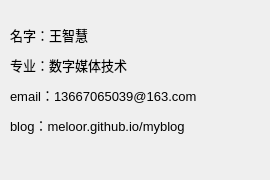
<?xml version="1.0" encoding="UTF-8"?>
<ui version="4.0">
 <class>about_dialog</class>
 <widget class="QDialog" name="about_dialog">
  <property name="geometry">
   <rect>
    <x>0</x>
    <y>0</y>
    <width>270</width>
    <height>180</height>
   </rect>
  </property>
  <property name="minimumSize">
   <size>
    <width>270</width>
    <height>180</height>
   </size>
  </property>
  <property name="maximumSize">
   <size>
    <width>270</width>
    <height>300</height>
   </size>
  </property>
  <property name="font">
   <font>
    <family>Arial</family>
    <pointsize>10</pointsize>
   </font>
  </property>
  <property name="windowTitle">
   <string>About Me</string>
  </property>
  <widget class="QLabel" name="label">
   <property name="geometry">
    <rect>
     <x>10</x>
     <y>20</y>
     <width>161</width>
     <height>30</height>
    </rect>
   </property>
   <property name="text">
    <string>名字：王智慧</string>
   </property>
  </widget>
  <widget class="QLabel" name="label_2">
   <property name="geometry">
    <rect>
     <x>10</x>
     <y>50</y>
     <width>171</width>
     <height>30</height>
    </rect>
   </property>
   <property name="text">
    <string>专业：数字媒体技术</string>
   </property>
  </widget>
  <widget class="QLabel" name="label_3">
   <property name="geometry">
    <rect>
     <x>10</x>
     <y>80</y>
     <width>291</width>
     <height>30</height>
    </rect>
   </property>
   <property name="text">
    <string>email：13667065039@163.com</string>
   </property>
  </widget>
  <widget class="QLabel" name="label_4">
   <property name="geometry">
    <rect>
     <x>10</x>
     <y>110</y>
     <width>231</width>
     <height>30</height>
    </rect>
   </property>
   <property name="text">
    <string>blog：meloor.github.io/myblog</string>
   </property>
  </widget>
 </widget>
 <resources/>
 <connections/>
</ui>
